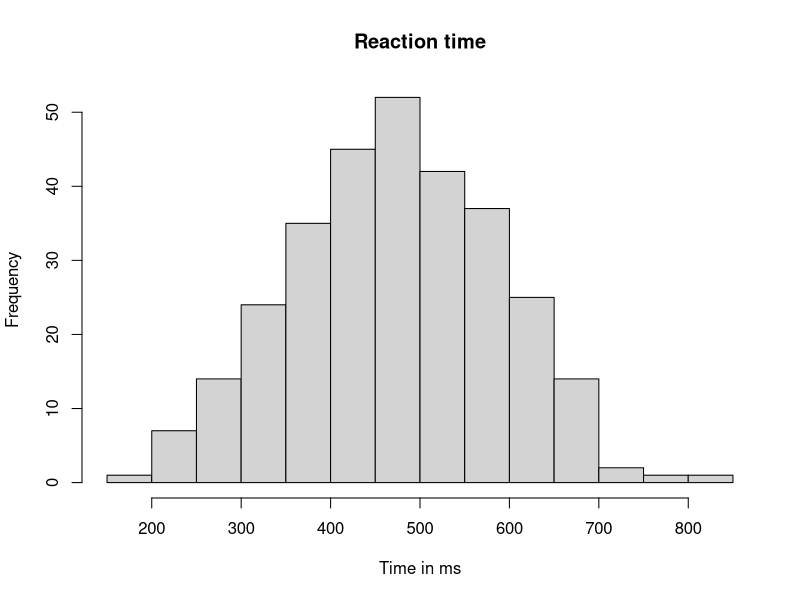
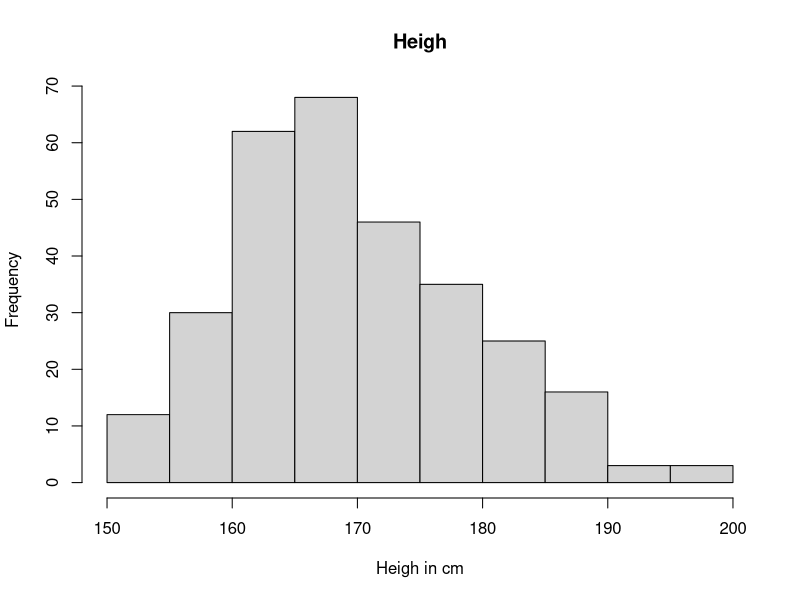
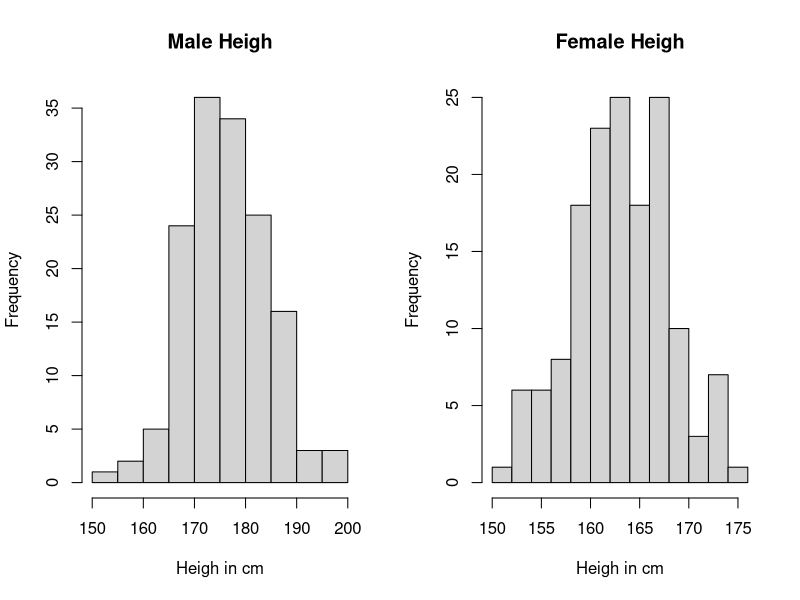
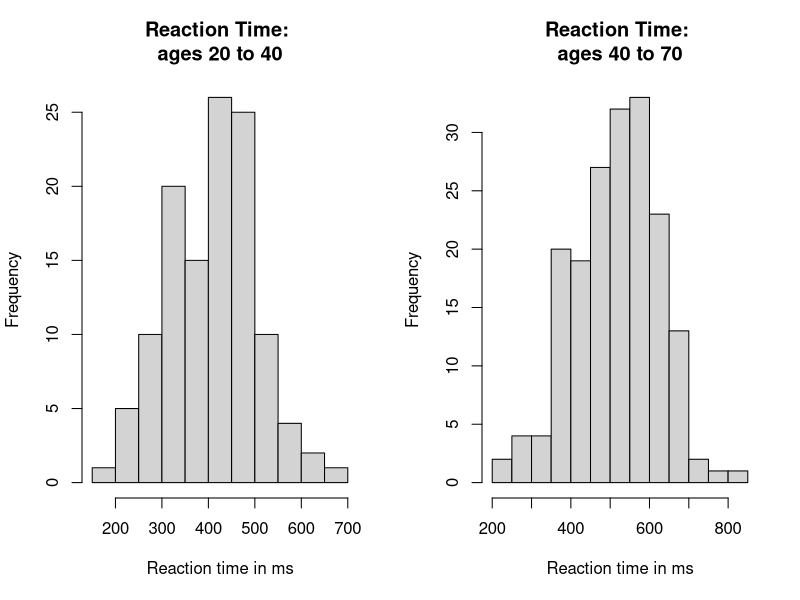
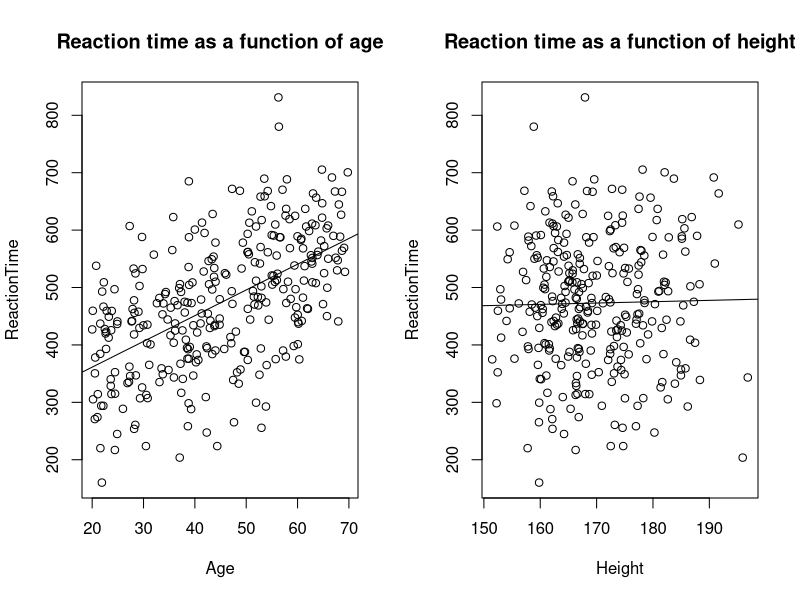

R code for these plots, in order:
## ---- chunk 1
reactionTimeDf <- read.csv(file = 'D21125621.csv')
## ---- chunk 2
summary(reactionTimeDf)
## ---- chunk 3
reactionTimeDf$Sex[!duplicated(reactionTimeDf$Sex)]
## ---- chunk 4
meansAndSdsForIntervals <- list(
ageMean = mean(reactionTimeDf$Age),
ageStandardDeviation = sd(reactionTimeDf$Age),

heightMean = mean(reactionTimeDf$Height),
heightStandardDeviation = sd(reactionTimeDf$Height),

reactionTimeMean = mean(reactionTimeDf$ReactionTime),
reactionTimeStandardDeviation = sd(reactionTimeDf$ReactionTime)
)
print(meansAndSdsForIntervals)
## ---- chunk 5
hist(reactionTimeDf$ReactionTime, main = "Reaction time", xlab = "Time in ms")
## ---- chunk 6
hist(reactionTimeDf$Height, main = "Heigh", xlab = "Heigh in cm")

par(mfrow = c(1, 2))
hist(reactionTimeDf$Height[reactionTimeDf$Sex == 'M'], main = "Male Heigh", xlab = "Heigh in cm")
hist(reactionTimeDf$Height[reactionTimeDf$Sex == 'F'], main = "Female Heigh", xlab = "Heigh in cm")

## ---- chunk 7
par(mfrow = c(1, 2))
hist(reactionTimeDf$ReactionTime[reactionTimeDf$AGE_GROUP == '20-40'], main = "Reaction Time: \nages 20 to 40", xlab = "Reaction time in ms")
hist(reactionTimeDf$ReactionTime[reactionTimeDf$AGE_GROUP == '40-70'], main = "Reaction Time: \nages 40 to 70", xlab = "Reaction time in ms")
## ---- chunk 8
t.test(reactionTimeDf$ReactionTime[reactionTimeDf$AGE_GROUP == '20-40'], mu=450, alternative = "less", conf.level = .95)
## ---- chunk 9
mu <- 450
reaction_20_40 <- reactionTimeDf$ReactionTime[reactionTimeDf$AGE_GROUP == '20-40']
x_bar_20_40 <- mean(reaction_20_40)
s_20_40 <- sd(reaction_20_40) 
n_20_40 <- length(reaction_20_40)
z = (x_bar_20_40 - mu) / (s_20_40 / sqrt(n_20_40))
## ---- chunk 10
qnorm(.05)
## ---- chunk 11
t.test(reactionTimeDf$ReactionTime[reactionTimeDf$AGE_GROUP == '40-70'], mu=450, alternative = "greater", conf.level = .95)
## ---- chunk 12
mu <- 450
reaction_40_70 <- reactionTimeDf$ReactionTime[reactionTimeDf$AGE_GROUP == '40-70']
x_bar_40_70 <- mean(reaction_40_70)
s_40_70 <- sd(reaction_40_70) 
n_40_70 <- length(reaction_40_70)
z = (x_bar_40_70 - mu) / (s_40_70 / sqrt(n_40_70))
z
## ---- chunk 13
qnorm(.95)
## ---- chunk 14
reactionTimeModel<-lm(ReactionTime~Age,data=reactionTimeDf)
plot(ReactionTime~Age,data=reactionTimeDf, main = "Reaction time as a function of age")

abline(reactionTimeModel)

## ---- chunk 15
summary(reactionTimeModel)
## ---- chunk 16
reactionTimeModelHeight<-lm(ReactionTime~Height,data=reactionTimeDf)
plot(ReactionTime~Height,data=reactionTimeDf, main = "Reaction time as a function of height")

abline(reactionTimeModelHeight)

## ---- chunk 17
summary(reactionTimeModelHeight)
## ---- chunk 18
ageGroupLog <- glm(as.factor(AGE_GROUP) ~ ReactionTime,family=binomial("logit"),data=reactionTimeDf)
summary(ageGroupLog)
## ---- chunk 19
log_odd <- -4.336847 + (0.010299) * 200
odd <- exp(log_odd)
prob40_70 <- odd / (1 + odd)
paste("Probability of being on age group 40-70:", prob40_70)
## ---- chunk 20
paste(4.336847/0.010299, "ms")
## ---- chunk 21
log_oddH <- glm(as.factor(AGE_GROUP) ~ Height,family=binomial("logit"),data=reactionTimeDf)
summary(log_oddH)
